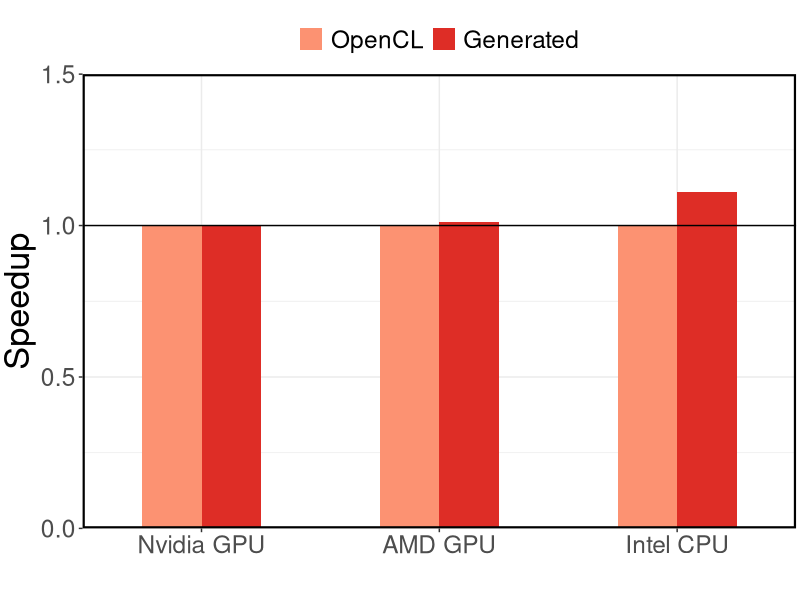
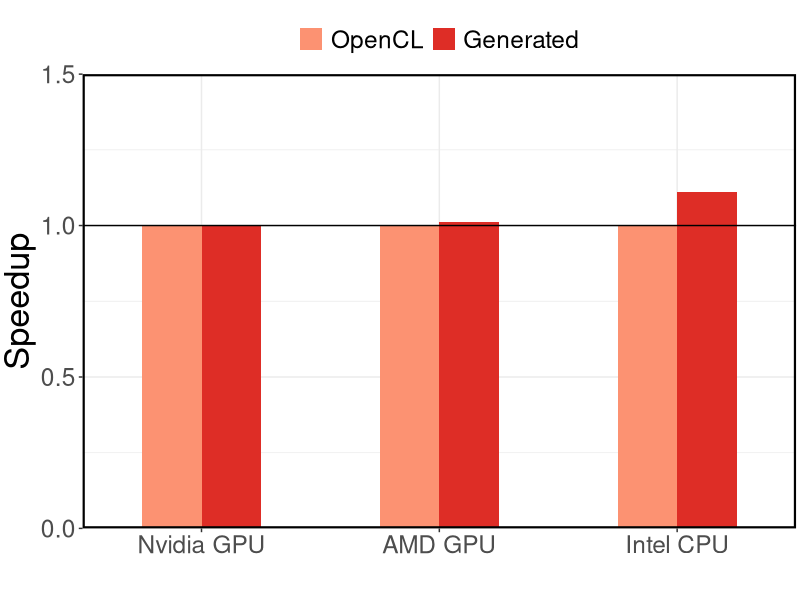

Reproduce these figures in R, in order.
require('ggplot2')
require('grid')
require('reshape2')

strwr <- function(str) gsub("\\|", "\n", str)

data <- read.csv("results.csv", sep=";", comment.char="#", header=TRUE, row.names=NULL)
data$Platform <- factor(data$Platform, levels = c("Nvidia GPU", "AMD GPU", "Intel CPU"))
data$Version <- factor(data$Version, levels = c("OpenCL", "Generated"))

rownumbers <- as.integer(row.names(data))

# ====Default settins====
theme <- theme_bw() +
  theme(text = element_text(size = 22),
        axis.title = element_text(size = rel(1.125), vjust = 1),
        panel.border = element_rect(linetype = "solid", colour = "black", size = 1.5),
        plot.margin = unit(c(0.5,0.1,0.1,0.1), 'cm'),
        legend.position="top",
        legend.title = element_blank(),
        strip.background = element_rect(colour = "black", fill = "white", size = 1.5))

labs <- labs(x = "", y = "Speedup")

# create plot
plot <- ggplot(data, aes(x = Platform, y = value, fill=Version)) +
  geom_bar(position="dodge", stat = "identity", width=.5) +
  scale_y_continuous(expand = c(0,0), limits = c(0,1.5)) +
  scale_x_discrete(labels= strwr(levels(data$Platform)), expand=c(0,0.5)) +
  geom_hline(yintercept=1) +
  scale_fill_manual(values=c("#fc9272", "#de2d26")) +
  theme + labs

# save plot to file
ggsave(file = "md_speedup.pdf", width = 6, height = 5)

plot
